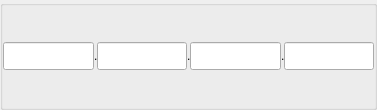
<?xml version="1.0" encoding="UTF-8"?>
<ui version="4.0">
 <class>C_SdNdeLeIpAddressWidget</class>
 <widget class="QWidget" name="C_SdNdeLeIpAddressWidget">
  <property name="geometry">
   <rect>
    <x>0</x>
    <y>0</y>
    <width>377</width>
    <height>110</height>
   </rect>
  </property>
  <property name="windowTitle">
   <string>C_SdNdeLeIpAddressWidget</string>
  </property>
  <property name="toolTip">
   <string/>
  </property>
  <layout class="QHBoxLayout" name="horizontalLayout">
   <property name="spacing">
    <number>0</number>
   </property>
   <property name="leftMargin">
    <number>0</number>
   </property>
   <property name="topMargin">
    <number>0</number>
   </property>
   <property name="rightMargin">
    <number>0</number>
   </property>
   <property name="bottomMargin">
    <number>0</number>
   </property>
   <item>
    <widget class="stw::opensyde_gui_elements::C_OgeGbxGrayed" name="pc_GroupBox">
     <property name="title">
      <string/>
     </property>
     <layout class="QHBoxLayout" name="horizontalLayout_2" stretch="1,0,1,0,1,0,1">
      <property name="spacing">
       <number>0</number>
      </property>
      <property name="leftMargin">
       <number>0</number>
      </property>
      <property name="topMargin">
       <number>0</number>
      </property>
      <property name="rightMargin">
       <number>0</number>
      </property>
      <property name="bottomMargin">
       <number>0</number>
      </property>
      <item>
       <widget class="stw::opensyde_gui_elements::C_OgeLeIpAddress" name="pc_LineEditIpPart1">
        <property name="minimumSize">
         <size>
          <width>0</width>
          <height>28</height>
         </size>
        </property>
        <property name="maximumSize">
         <size>
          <width>16777215</width>
          <height>28</height>
         </size>
        </property>
        <property name="maxLength">
         <number>3</number>
        </property>
        <property name="alignment">
         <set>Qt::AlignCenter</set>
        </property>
       </widget>
      </item>
      <item>
       <widget class="stw::opensyde_gui_elements::C_OgeLabGenericNoPaddingNoMargins" name="pc_LabelDot1">
        <property name="sizePolicy">
         <sizepolicy hsizetype="Fixed" vsizetype="Fixed">
          <horstretch>0</horstretch>
          <verstretch>0</verstretch>
         </sizepolicy>
        </property>
        <property name="minimumSize">
         <size>
          <width>3</width>
          <height>30</height>
         </size>
        </property>
        <property name="maximumSize">
         <size>
          <width>3</width>
          <height>30</height>
         </size>
        </property>
        <property name="autoFillBackground">
         <bool>false</bool>
        </property>
        <property name="text">
         <string>.</string>
        </property>
       </widget>
      </item>
      <item>
       <widget class="stw::opensyde_gui_elements::C_OgeLeIpAddress" name="pc_LineEditIpPart2">
        <property name="minimumSize">
         <size>
          <width>0</width>
          <height>28</height>
         </size>
        </property>
        <property name="maximumSize">
         <size>
          <width>16777215</width>
          <height>28</height>
         </size>
        </property>
        <property name="maxLength">
         <number>3</number>
        </property>
        <property name="alignment">
         <set>Qt::AlignCenter</set>
        </property>
       </widget>
      </item>
      <item>
       <widget class="stw::opensyde_gui_elements::C_OgeLabGenericNoPaddingNoMargins" name="pc_LabelDot2">
        <property name="sizePolicy">
         <sizepolicy hsizetype="Fixed" vsizetype="Fixed">
          <horstretch>0</horstretch>
          <verstretch>0</verstretch>
         </sizepolicy>
        </property>
        <property name="minimumSize">
         <size>
          <width>3</width>
          <height>30</height>
         </size>
        </property>
        <property name="maximumSize">
         <size>
          <width>3</width>
          <height>30</height>
         </size>
        </property>
        <property name="text">
         <string>.</string>
        </property>
       </widget>
      </item>
      <item>
       <widget class="stw::opensyde_gui_elements::C_OgeLeIpAddress" name="pc_LineEditIpPart3">
        <property name="minimumSize">
         <size>
          <width>0</width>
          <height>28</height>
         </size>
        </property>
        <property name="maximumSize">
         <size>
          <width>16777215</width>
          <height>28</height>
         </size>
        </property>
        <property name="maxLength">
         <number>3</number>
        </property>
        <property name="alignment">
         <set>Qt::AlignCenter</set>
        </property>
       </widget>
      </item>
      <item>
       <widget class="stw::opensyde_gui_elements::C_OgeLabGenericNoPaddingNoMargins" name="pc_LabelDot3">
        <property name="sizePolicy">
         <sizepolicy hsizetype="Fixed" vsizetype="Fixed">
          <horstretch>0</horstretch>
          <verstretch>0</verstretch>
         </sizepolicy>
        </property>
        <property name="minimumSize">
         <size>
          <width>3</width>
          <height>30</height>
         </size>
        </property>
        <property name="maximumSize">
         <size>
          <width>3</width>
          <height>30</height>
         </size>
        </property>
        <property name="text">
         <string>.</string>
        </property>
       </widget>
      </item>
      <item>
       <widget class="stw::opensyde_gui_elements::C_OgeLeIpAddress" name="pc_LineEditIpPart4">
        <property name="minimumSize">
         <size>
          <width>0</width>
          <height>28</height>
         </size>
        </property>
        <property name="maximumSize">
         <size>
          <width>16777215</width>
          <height>28</height>
         </size>
        </property>
        <property name="maxLength">
         <number>3</number>
        </property>
        <property name="alignment">
         <set>Qt::AlignCenter</set>
        </property>
       </widget>
      </item>
     </layout>
    </widget>
   </item>
  </layout>
 </widget>
 <customwidgets>
  <customwidget>
   <class>stw::opensyde_gui_elements::C_OgeLeIpAddress</class>
   <extends>QLineEdit</extends>
   <header>C_OgeLeIpAddress.hpp</header>
  </customwidget>
  <customwidget>
   <class>stw::opensyde_gui_elements::C_OgeLabGenericNoPaddingNoMargins</class>
   <extends>QLabel</extends>
   <header>C_OgeLabGenericNoPaddingNoMargins.hpp</header>
  </customwidget>
  <customwidget>
   <class>stw::opensyde_gui_elements::C_OgeGbxGrayed</class>
   <extends>QGroupBox</extends>
   <header>C_OgeGbxGrayed.hpp</header>
   <container>1</container>
  </customwidget>
 </customwidgets>
 <tabstops>
  <tabstop>pc_LineEditIpPart1</tabstop>
  <tabstop>pc_LineEditIpPart2</tabstop>
  <tabstop>pc_LineEditIpPart3</tabstop>
  <tabstop>pc_LineEditIpPart4</tabstop>
 </tabstops>
 <resources/>
 <connections/>
</ui>
